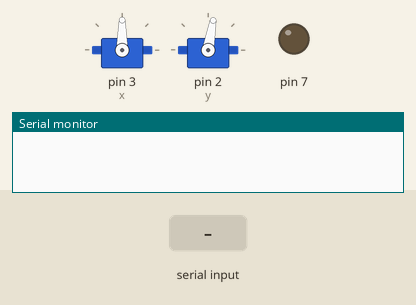
Recording of a sketch running on a simulated Arduino Uno, built with avr-gcc and run on an emulated ATmega328P. Parts: 2 × servo, output pins drawn as LEDs (lit = HIGH), the last lines printed to the serial monitor. Inputs (shaded band) come from the test bench.

Above: at 1.2 s.
1.3 s: "," received over Serial
At 2.5 s:
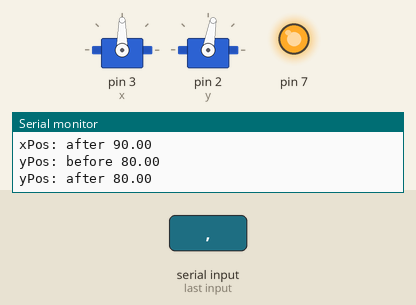
2.8 s: "1" received over Serial
At 3.2 s:
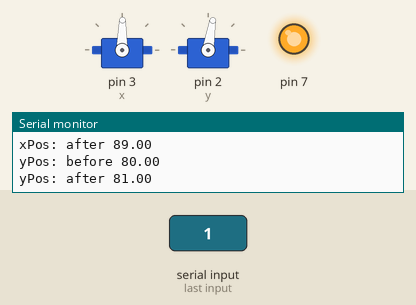
Timing chart, 0 to 5.8 s (numbered marks = the images above; inputs shaded):
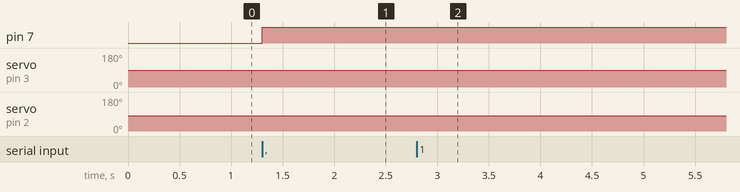

Measured:
- after the input at 1.3 s, pin 7: LOW → HIGH at once
- after the input at 2.8 s, servo on pin 3 (x): 90° → 89° after 0.08 s; servo on pin 2 (y): 80° → 81° after 0.08 s

The sketch:

Automation.ino.ino
```cpp
// author William Vavrik 1/8/18 @ 21:43:18

#include<Servo.h>
/* NOTES:
 *  the x coordinate is positive to the right and negative left
 *  the y coordinate is negative up and positive down
 */
 Servo x;
 Servo y;
 double xPos;
 double yPos;
void setup() {
  // put your setup code here, to run once:
Serial.begin(9600);
Serial.setTimeout(2);
x.attach(3);
y.attach(2);
xPos = 90;
yPos = 80;
x.write(xPos);
y.write(yPos);
pinMode(7,OUTPUT);
digitalWrite(7,LOW);
//laser pin
}

double getX(String coordinate){
  double x = coordinate.substring(0,coordinate.indexOf(",")).toDouble();
  Serial.println("X:"+String(x));
  return -x;
}
int getY(String coordinate){
  double y = coordinate.substring(coordinate.indexOf(",")+1,coordinate.length()).toDouble();
  return y;
}


void loop() {
  //digitalWrite(7,LOW);
  // put your main code here, to run repeatedly:
  if(Serial.available()){
    Serial.println("Serial Available");
    String coordinate =Serial.readString();
    Serial.println("Coordinate:"+coordinate);
    double xDif = getX(coordinate);
    Serial.println("xDiff: "+String(xDif));
    double yDif = getY(coordinate);
    Serial.println("yDiff: "+String(yDif));
    if(xDif<3 and yDif<3){
      digitalWrite(7,HIGH);
    }else{
      digitalWrite(7,LOW);
    }
    Serial.println("xPos: before "+String(xPos));
    if((xPos+xDif)>0 & (xPos+xDif)<180){
      xPos += xDif;
    }

    Serial.println("xPos: after "+String(xPos));
    Serial.println("yPos: before "+String(yPos));
    if((yPos+yDif)>50 & (yPos+yDif)<150){

       yPos += yDif;

    }

    Serial.println("yPos: after "+String(yPos));
    x.write(xPos);
    y.write(yPos);
  }
}
```
